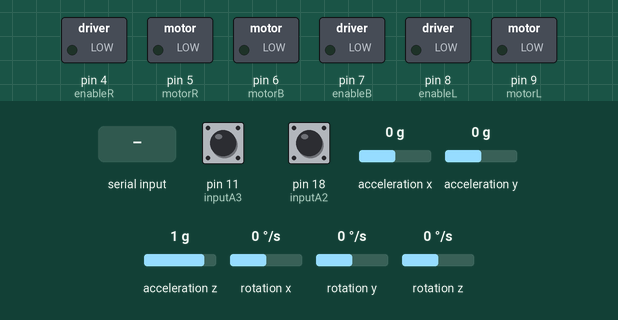
Bench run of a sketch on a simulated Arduino Uno, built with avr-gcc and run on an emulated ATmega328P. Shown: switched loads named in the sketch (green lamp = pin HIGH). Inputs (shaded band) come from the test bench; at power-on: rotation z 0 °/s, pin 11 (inputA3) HIGH, pin 18 (inputA2) HIGH, acceleration x 0 g, acceleration y 0 g, acceleration z 1 g, rotation x 0 °/s, rotation y 0 °/s. What the sketch prints to the serial monitor is not drawn.

Above: at 3.2 s.
3.3 s: "S" received over Serial
At 4.6 s:
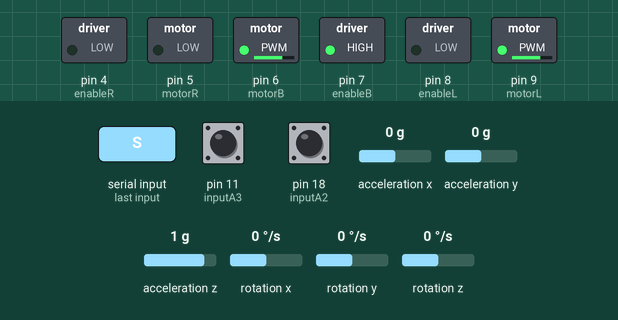
4.9 s: rotation z set to -192 °/s
At 7.8 s:
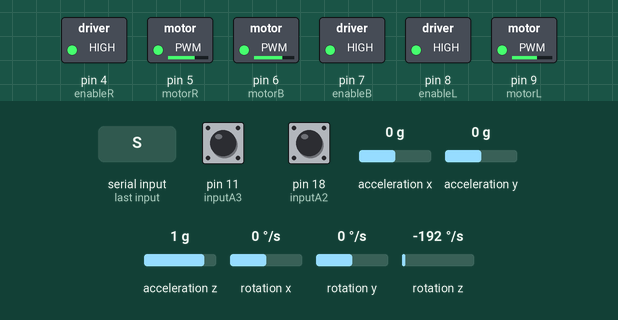
7.9 s: rotation z set to 100 °/s
10.9 s: rotation z set to 0 °/s
12.4 s: rotation z set to 192 °/s
15.4 s: rotation z set to -100 °/s
At 17.4 s:
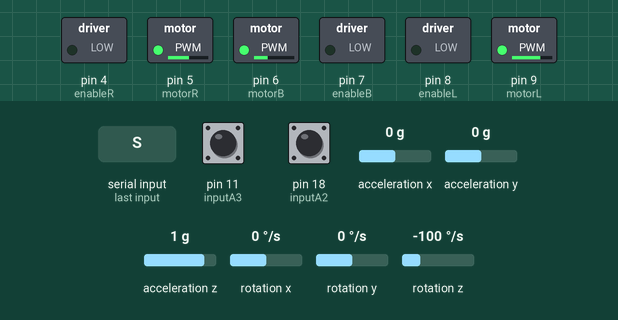
At 21.44 s:
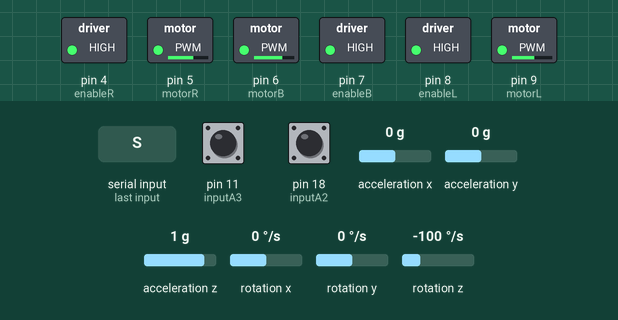
Timing chart, 0 to 21.8 s (numbered marks = the images above; inputs shaded):
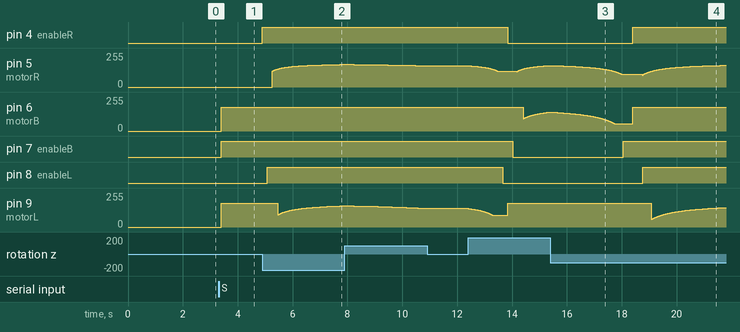

Measured:
- after the input at 3.3 s, pin 6 (motorB), pin 9 (motorL): 0/255 → 180/255 after 0.11 s; pin 7 (enableB): LOW → HIGH after 0.11 s
- after the input at 4.9 s, pin 4 (enableR): LOW → HIGH at once; pin 5 (motorR): moves from 0/255 to 169/255 over 2.5 s, starting after 0.35 s; pin 8 (enableL): LOW → HIGH after 0.18 s
- after the input at 10.9 s, pin 5 (motorR): stays 159/255 (without the input it goes to 158/255 after 0.08 s); pin 9 (motorL): stays 139/255 (without the input it goes to 138/255 after 0.01 s)
- after the input at 12.4 s, pin 4 (enableR): HIGH → LOW after 1.4 s; pin 7 (enableB): HIGH → LOW after 1.6 s; pin 8 (enableL): HIGH → LOW after 1.3 s
- after the input at 15.4 s, pin 4 (enableR): LOW → HIGH after 3.0 s; pin 7 (enableB): LOW → HIGH after 2.6 s; pin 8 (enableL): LOW → HIGH after 3.4 s

The sketch:

controlls.ino
```cpp
//Libraries
#include "functions.h"
#include "pins.h"
#include <EnableInterrupt.h>


float input[3] = {0.0};  // {fx, fy, fw}


/**
 * Initializes the motor and enable pins as output and starts the serial communication at a baud rate of 9600.
 * Introduces a short delay to ensure the system is ready before proceeding with operations.
 */
void setup() {
  // Set the motor pins as output
  pinMode(motorL, OUTPUT);
  pinMode(motorB, OUTPUT);
  pinMode(motorR, OUTPUT);

  // Set the enable pins as output
  pinMode(enableL, OUTPUT);
  pinMode(enableB, OUTPUT);
  pinMode(enableR, OUTPUT);


  pinMode(inputB1, INPUT_PULLUP);
  pinMode(inputB2, INPUT_PULLUP);
  pinMode(inputB3, INPUT_PULLUP);


  // Set up interrupt on pin 2
  pinMode(inputA1, INPUT_PULLUP);  // Enable internal pull-up resistor
  enableInterrupt(inputA1, encoderISR1, RISING);  // Trigger on rising edge

  // Set up interrupt on pin 19
  pinMode(inputA2, INPUT_PULLUP);  // Enable internal pull-up resistor
  enableInterrupt(inputA2, encoderISR2, RISING);  // Trigger on rising edge

  // Set up interrupt on pin 20
  pinMode(inputA3, INPUT_PULLUP);  // Enable internal pull-up resistor
  enableInterrupt(inputA3, encoderISR3, RISING);  // Trigger on rising edge


  // Start the serial communication at a baud rate of 9600
  Serial.begin(9600);


  Serial.print("Starting");

  int status = MPUInit();

  if (status == 1){
    Serial.println("MPU INITIALIZED");
  }
  else{
    Serial.println("MPU FAILED");
  }

  Serial.println(F("Calculating offsets, do not move MPU6050"));
  delay(1000);
  Serial.println("Done!\n");

  // Introduce a short delay to ensure the system is ready before proceeding with operations
  delay(20);
}

int a = 0;

/**
 * Continuously checks for incoming serial data.
 * If an incoming byte is available, it reads the byte.
 * If the byte is 'S', it sets a specific input vector and calls the movement function
 * to perform the movement once, ensuring the action is executed only once by setting a flag.
 */
void loop() {
  // Check if there is any incoming serial data
  if (Serial.available() > 0) {
    // Read the incoming byte
    char incomingByte = Serial.read();

    // If the incoming byte is 'S', perform the movement
    if (incomingByte == 'S') {
      delay(100);

      // Set the input vector for the movement function
      input[0] = 0.0; input[1] = 1.0; input[2] = 0.0;


      // Perform the movement
      while (a == 0) {
        movementFor(input, 30);

        a = 1;

      }
    }
  }
}
```

functions.cpp
```cpp
#include "functions.h"
#include <Arduino.h>
#include "pins.h"
#include <Wire.h>
#include <MPU6050_light.h>

MPU6050 mpu(Wire);

int MPUInit() {
  Wire.begin();
  mpu.begin();
  mpu.upsideDownMounting = true; // uncomment this line if the MPU6050 is mounted upside-down
  mpu.calcOffsets(); // gyro and accelero
  return 1;
}


float calculations[3][3] = {
  {1.0 / 3.0, -1.0 / sqrt(3.0), 1.0 / 3.0},
  {-2.0 / 3.0, 0.0, 1.0 / 3.0},
  {1.0 / 3.0, 1.0 / sqrt(3.0), 1.0 / 3.0}
};

float output[3] = {0.0};


volatile int encoderCount1 = 0;  // Variable to store the pulse count
volatile int encoderCount2 = 0;  // Variable to store the pulse count
volatile int encoderCount3 = 0;  // Variable to store the pulse count

// Interrupt Service Routine for encoder signal A
/**
 * This ISR handles the encoder signal for channel A.
 * It increments or decrements the encoder count based on the state of channel B.
 */
void encoderISR1() {
  if (digitalRead(inputB1) == HIGH) {  // Channel B is HIGH, increment count
    encoderCount1++;
  } else {  // Channel B is LOW, decrement count
    encoderCount1--;
  }
}


void encoderISR2() {
  if (digitalRead(inputB2) == HIGH) {  // Channel B is HIGH, increment count
    encoderCount2++;
  } else {  // Channel B is LOW, decrement count
    encoderCount2--;
  }
}


void encoderISR3() {
  if (digitalRead(inputB3) == HIGH) {  // Channel B is HIGH, increment count
    encoderCount3++;
  } else {  // Channel B is LOW, decrement count
    encoderCount3--;
  }
}


/**
 * Function to control the movement of a three-wheel omnidirectional robot.
 * It calculates the motor outputs based on the input forces and normalizes
 * the outputs to ensure the motors operate within their limits.
 *
 * @param input A float array containing the input forces: {fx, fy, fw}.
 */


void movement(float input[]) {
  // Calculate the output for each motor based on input forces
  for (int i = 0; i < 3; i++) {
    output[i] = 0;
    for (int j = 0; j < 3; j++) {
      output[i] += calculations[i][j] * input[j];
    }
  }

  // Find the maximum absolute value in the output array for normalization
  float max = 0.0;
  for (int i = 0; i < 3; i++) {
    if (abs(output[i]) > max) max = abs(output[i]);
  }

  if (max == 0.0){
    return;
  }


  // Calculate the ratio for each motor output relative to the maximum value
  float ratioL = output[0] / max;
  float ratioB = output[1] / max;
  float ratioR = output[2] / max;

  // Set PWM values for each motor and update the direction based on the ratio
  analogWrite(motorL, (int)(constrain(180 * abs(ratioL), 0, 180)));
  digitalWrite(enableL, ratioL > 0 ? HIGH : LOW);

  analogWrite(motorR, (int)(constrain(180 * abs(ratioB), 0, 180)));
  digitalWrite(enableR, ratioB > 0 ? HIGH : LOW);

  analogWrite(motorB, (int)(constrain(180 * abs(ratioR), 0, 180)));
  digitalWrite(enableB, ratioR > 0 ? HIGH : LOW);
}

/**
 * Stops all motors by setting the PWM values to zero.
 */
void stop() {
  // Set PWM values for all motors to zero to stop them
  analogWrite(motorL, 0);
  analogWrite(motorR, 0);
  analogWrite(motorB, 0);
}

/**
 * Rotates the robot by a specified number of degrees.
 *
 * @param degrees The number of degrees to rotate the robot by.
 */
void rotate(float degrees) {

  // Store the initial orientation of the robot
  mpu.update();
  float initialRotation = mpu.getAngleZ();
  stop();
  float input[3] = {0.0};
  // Set the input forces to zero
  input[0] = 0.0; input[1] = 0.0;

  // If the rotation is clockwise
  if (degrees > 0.0) {
    // Set the input force to rotate clockwise
    input[2] = 1.0;

    // Rotate until the robot reaches the desired orientation
    do {
      // Update the gyroscope data
      mpu.update();
      // Move the robot based on the input forces
      movement(input);
      // Print a message to indicate that the robot is rotating
      Serial.println("BRUH");
    }
    // Check if the robot has reached the desired orientation
    while (abs(abs(mpu.getAngleZ()) - abs(initialRotation)) < abs(degrees));
  }
  // If the rotation is counter-clockwise
  else {
    // Set the input force to rotate counter-clockwise
    input[2] = -1.0;

    // Rotate until the robot reaches the desired orientation
    do {
      // Update the gyroscope data
      mpu.update();
      // Move the robot based on the input forces
      movement(input);
    }
    // Check if the robot has reached the desired orientation
    while (abs(abs(initialRotation) - abs(mpu.getAngleZ())) < abs(degrees));

  }
  // Stop the motors
  input[2] = 0.0;
  stop();

}


void movementFor(float input[], int givenDistance){
  mpu.update();

  float rotz = mpu.getAngleZ();
  float tempz = rotz;


  encoderCount1 = 0;
  encoderCount2 = 0;
  encoderCount3 = 0;

  float distanceTraveled1 = encoderCount1 * distancePerPulse;
  float distanceTraveled2 = encoderCount2 * distancePerPulse;
  float distanceTraveled3 = encoderCount3* distancePerPulse;

  float distanceX = distanceTraveled1 - (distanceTraveled2 / 2) + (distanceTraveled3 * sqrt(3)) / 2;
  float distanceY = - (distanceTraveled2 / 2) - ((distanceTraveled3 * sqrt(3)) / 2);

  float distance = sqrt(distanceX * distanceX + distanceY * distanceY);

  while(distance < givenDistance){

    //Get the updated gyroscope data
    mpu.update();

    //Read the current rotation around the z-axis
    rotz = mpu.getAngleZ();

    //adjust the rotation
    input[2] = (tempz - rotz) / 20;

    distanceTraveled1 = encoderCount1 * distancePerPulse;
    distanceTraveled2 = encoderCount2 * distancePerPulse;
    distanceTraveled3 = encoderCount3 * distancePerPulse;

    distanceX = distanceTraveled1 - (distanceTraveled2 / 2) + (distanceTraveled3 * sqrt(3)) / 2;
    distanceY = - (distanceTraveled2 / 2) - ((distanceTraveled3 * sqrt(3)) / 2);

    distance = sqrt(distanceX * distanceX + distanceY * distanceY);
    movement(input);
  }
  stop();
  return 1;
}
```

functions.h
```cpp
#ifndef FUNCTIONS_H
#define FUNCTIONS_H

#include <MPU6050_light.h>
#include <Wire.h>


void movement(float input[]);
void movementFor(float input[], int givenDistance);
int MPUInit();
void encoderISR1();
void encoderISR2();
void encoderISR3();
void stop();
void rotate(float degrees);

#endif
```

pins.h
```cpp
#ifndef PINS_H
#define PINS_H

// Motors' PWM pins
#define motorL 9
#define motorB 6
#define motorR 5

// Motors' Direction pins
#define enableL 8
#define enableB 7
#define enableR 4

// Encoder pins
#define inputA1 3
#define inputB1 2
#define inputA2 18
#define inputB2 19
#define inputA3 11
#define inputB3 10


#define PPR 360  // Pulse Per Rotation
#define PI 3.14159
#define wheelRadius 5
#define distancePerPulse (2 * PI * wheelRadius) / PPR

#endif
```
